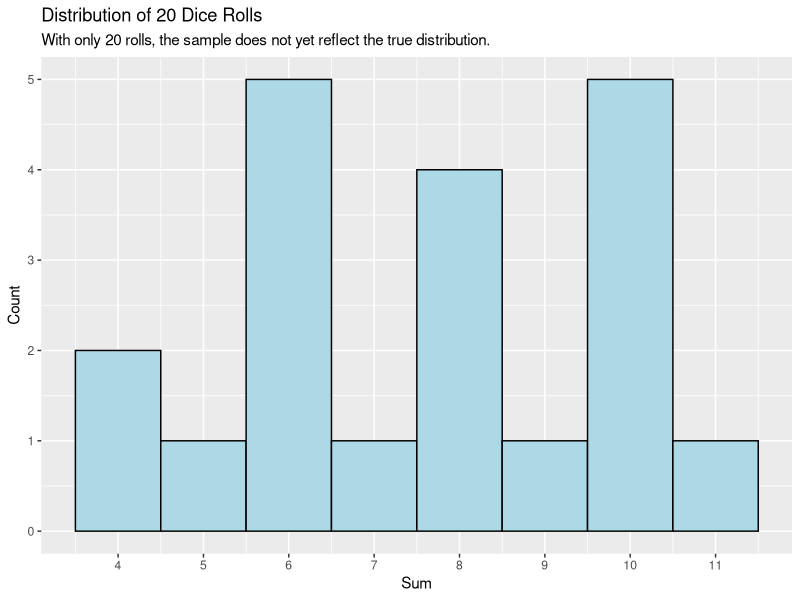

Write R code to recreate this figure.
#
#
#
#
#
#
#
#
#
#
#| message: false
library(tidyverse)
#
#
#
#| cache: true
throw_dice <- function(n, weights = rep(1/6, 6)) {
  dice1 <- sample(1:6, size = n, replace = TRUE, prob = weights)
  dice2 <- sample(1:6, size = n, replace = TRUE, prob = weights)
  dice1 + dice2
}
#
#
#
set.seed(10)
throws <- throw_dice(20)

tibble(sum = throws) |>
  ggplot(aes(x = sum)) +
  geom_histogram(binwidth = 1, color = "black", fill = "lightblue") +
  scale_x_continuous(breaks = 2:12) +
  labs(
    title = "Distribution of 20 Dice Rolls",
    subtitle = "With only 20 rolls, the sample does not yet reflect the true distribution.",
    x = "Sum",
    y = "Count"
  )
#
#
#
#
#
#
